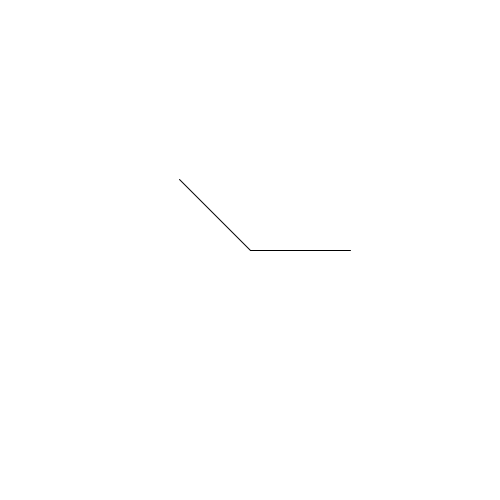
Frame 1 (no input)
Frame 60 (the mouse pressed at the canvas centre just before this capture): identical to frame 1, image omitted
Frame 120 (the mouse held since frame 60 and released just before this capture): blank canvas, image omitted

The Processing sketch that drew this single still picture (run headless with seeded random() and noise(); from frame 60 on, the mouse is pressed at the canvas centre):

// Processing sketch: calculateAngles
// ── calculateAngles.pde
class Angle {
  PVector center;
  PVector direction;
  PVector arm;
  
  Angle() {
    center = new PVector(width/2, height/2);
    direction = new PVector(1, 0);
    direction.mult(100);
    arm = new PVector(0, 0);
  }
  
  void display() {
    pushMatrix();
      stroke(0);
      strokeWeight(1);
      translate(center.x, center.y);
      line(0, 0, direction.x, direction.y);
      line(0, 0, arm.x, arm.y);
    popMatrix();
  }
  
  void update() {
    PVector mouse = new PVector(mouseX, mouseY);
    arm = PVector.sub(mouse, center);
    arm.normalize();
    arm.mult(100);
    
    float theta = PVector.angleBetween(arm, direction);
    theta = degrees(theta);
    println("theta: " + theta);
  }
}

Angle a;

void setup() {
  size(500, 500);
  background(255);

  a = new Angle();
}

void draw() {
  background(255);
  a.update();
  a.display();
}
